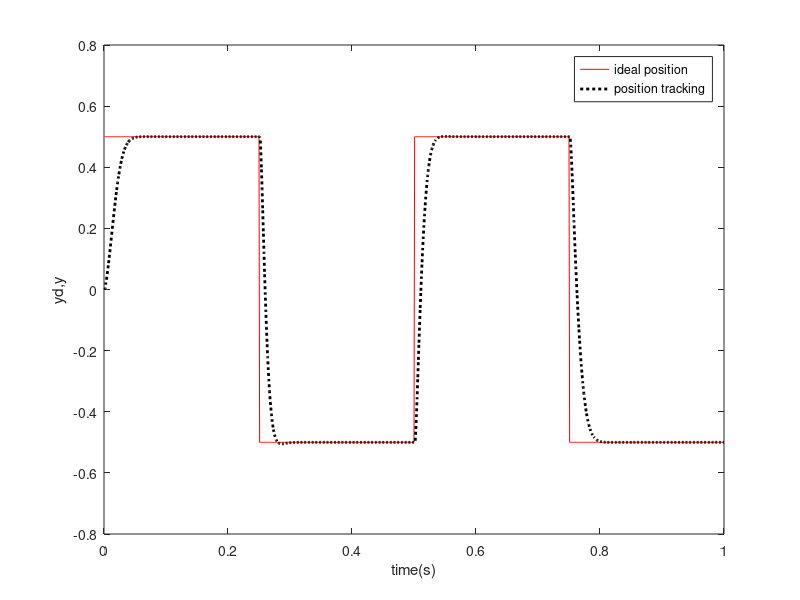
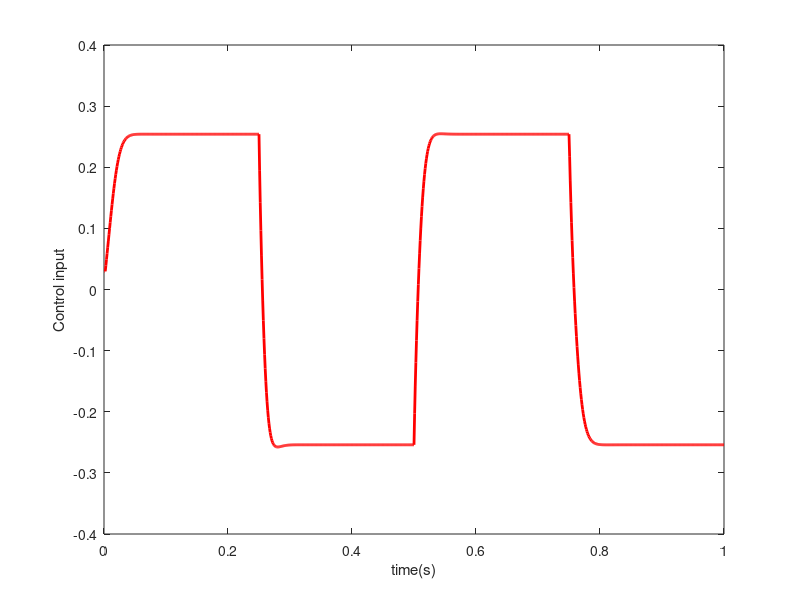

Write the MATLAB code that produced these figures, in order.
%Single Neural Adaptive PID Controller
clear all;
close all;

x=[0,0,0]';

xiteP=0.40;
xiteI=0.35;
xiteD=0.40;

%Initilizing kp,ki and kd
wkp_1=0.10;
wki_1=0.10;
wkd_1=0.10;
%wkp_1=rand;
%wki_1=rand;
%wkd_1=rand;

error_1=0;
error_2=0; 
y_1=0;y_2=0;y_3=0;
u_1=0;u_2=0;u_3=0;

ts=0.001;
for k=1:1:1000
    time(k)=k*ts;
    yd(k)=0.5*sign(sin(2*2*pi*k*ts));
    y(k)=0.368*y_1+0.26*y_2+0.1*u_1+0.632*u_2;
    error(k)=yd(k)-y(k);
   
%Adjusting Weight Value by hebb learning algorithm
M=1;
if M==1              %No Supervised Heb learning algorithm 
   wkp(k)=wkp_1+xiteP*u_1*x(1);  %P
   wki(k)=wki_1+xiteI*u_1*x(2);  %I
   wkd(k)=wkd_1+xiteD*u_1*x(3);  %D
   K=0.06;   
elseif M==2          %Supervised Delta learning algorithm 
   wkp(k)=wkp_1+xiteP*error(k)*u_1;  %P
   wki(k)=wki_1+xiteI*error(k)*u_1;  %I
   wkd(k)=wkd_1+xiteD*error(k)*u_1;  %D
   K=0.12;   
elseif M==3          %Supervised Heb learning algorithm 
   wkp(k)=wkp_1+xiteP*error(k)*u_1*x(1);  %P
   wki(k)=wki_1+xiteI*error(k)*u_1*x(2);  %I
   wkd(k)=wkd_1+xiteD*error(k)*u_1*x(3);  %D
   K=0.12;   
elseif M==4          %Improved Heb learning algorithm 
   wkp(k)=wkp_1+xiteP*error(k)*u_1*(2*error(k)-error_1);
   wki(k)=wki_1+xiteI*error(k)*u_1*(2*error(k)-error_1);
   wkd(k)=wkd_1+xiteD*error(k)*u_1*(2*error(k)-error_1); 
   K=0.12;   
end
   
   x(1)=error(k)-error_1;             %P
   x(2)=error(k);                     %I
   x(3)=error(k)-2*error_1+error_2;   %D

   wadd(k)=abs(wkp(k))+abs(wki(k))+abs(wkd(k));
   w11(k)=wkp(k)/wadd(k);
   w22(k)=wki(k)/wadd(k);
   w33(k)=wkd(k)/wadd(k);
   w=[w11(k),w22(k),w33(k)];

	u(k)=u_1+K*w*x;     %Control law


error_2=error_1;
error_1=error(k);
   
u_3=u_2;u_2=u_1;u_1=u(k);
y_3=y_2;y_2=y_1;y_1=y(k);
   
wkp_1=wkp(k);
wkd_1=wkd(k);
wki_1=wki(k);
end
figure(1);
plot(time,yd,'r',time,y,'k:','linewidth',2);
xlabel('time(s)');ylabel('yd,y');
legend('ideal position','position tracking');
figure(2);
plot(time,u,'r','linewidth',2);
xlabel('time(s)');ylabel('Control input');